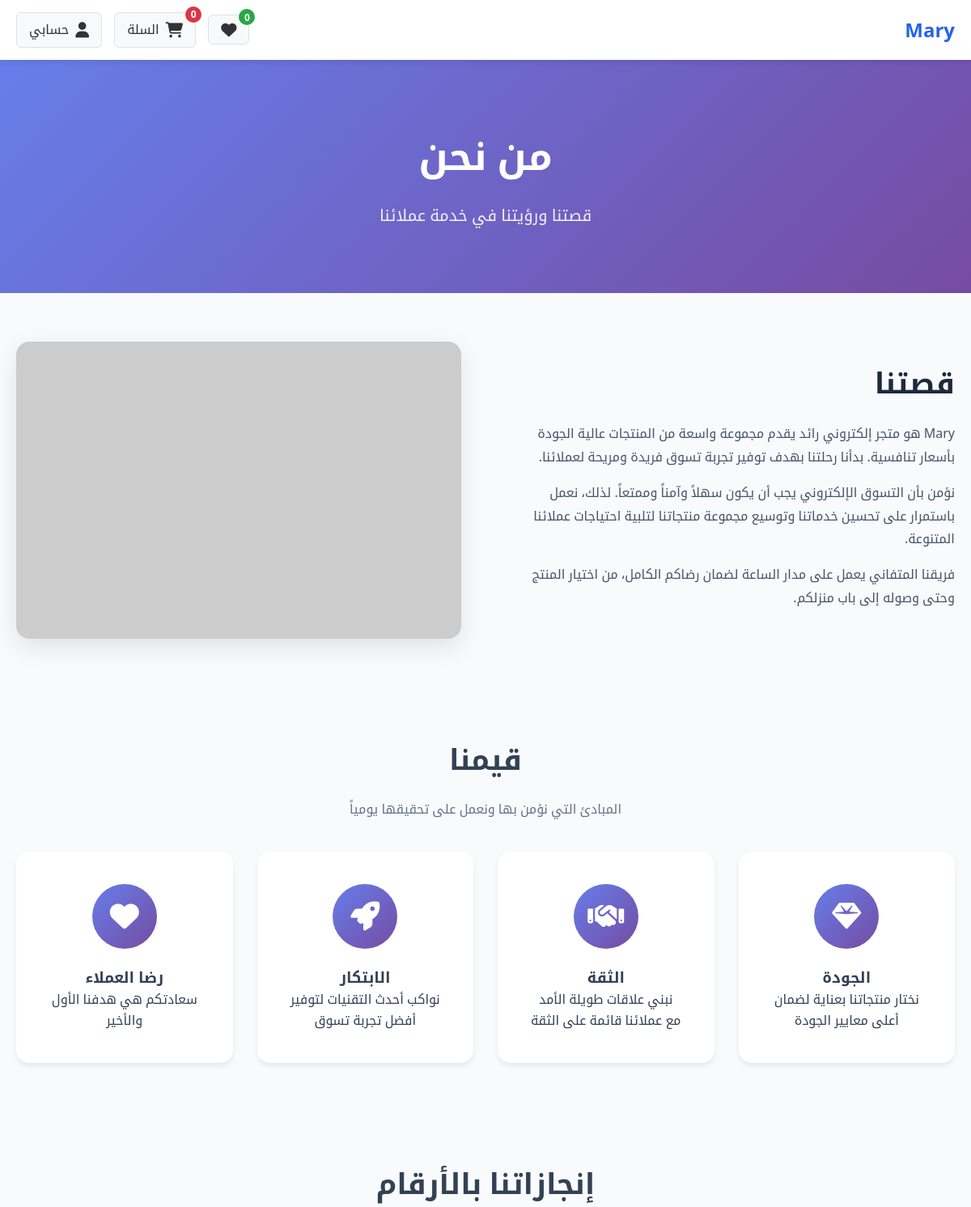
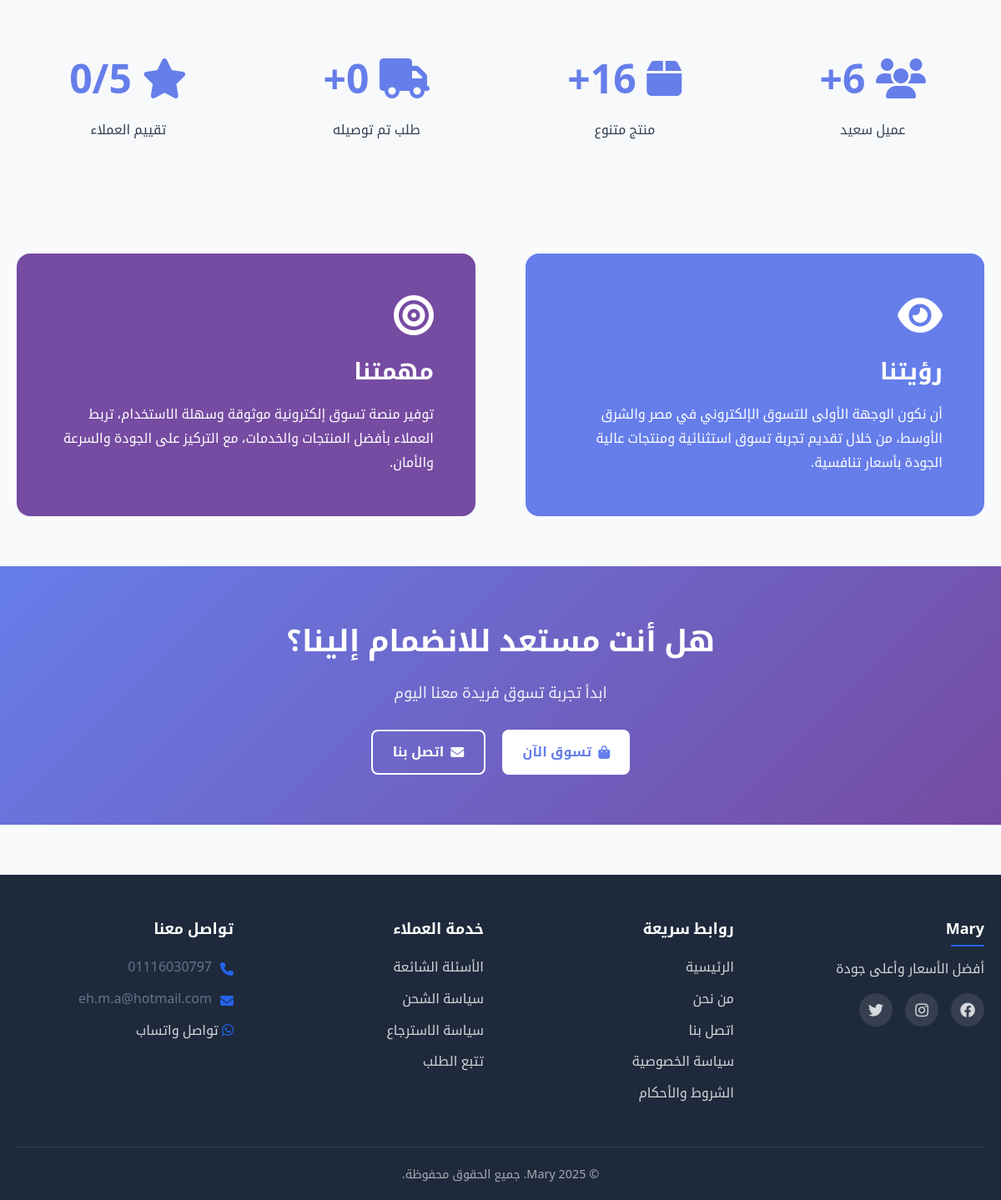
Page /about.php on the committed database (2 pictures, top to bottom).
### tables this page shows
CREATE TABLE `settings` (
  `id` int(11) NOT NULL,
  `setting_key` varchar(100) NOT NULL,
  `setting_value` text DEFAULT NULL,
  `setting_type` enum('text','number','boolean','json') DEFAULT 'text',
  `created_at` timestamp NOT NULL DEFAULT current_timestamp(),
  `updated_at` timestamp NOT NULL DEFAULT current_timestamp() ON UPDATE current_timestamp()
);

### functions.php (called while the page is built, shortened)
<?php
require_once 'config.php';
function getCartCount() {
    $count = 0;
    return $count;
}
if (!function_exists('getSetting')) {
    function getSetting($key, $default = '') {
        global $pdo;
        try {
            $stmt = $pdo->prepare("SELECT setting_value FROM settings WHERE setting_key = ?");
            $stmt->execute([$key]);
            $result = $stmt->fetchColumn();
            return $result !== false ? $result : $default;
        } catch (Exception $e) {
            return $default;
        }
    }
}
function getWishlistCount() {
    if (!isset($_SESSION['customer_id'])) {
        return 0;
    }
    global $pdo;
    $stmt = $pdo->prepare("SELECT COUNT(*) FROM wishlists WHERE customer_id = ?");
    $stmt->execute([$_SESSION['customer_id']]);
    return $stmt->fetchColumn();
}
 ?>

### about.php (the view, shortened to what this page needs)
<?php
require_once 'functions.php';
$storeName = getSetting('store_name', 'متجر إلكتروني');
$cartCount = getCartCount();
$storeDescription = getSetting('store_description', '');
global $pdo;
$stmt = $pdo->query("SELECT COUNT(DISTINCT id) as count FROM customers");
$happyCustomers = $stmt->fetchColumn() ?: 0;
$stmt = $pdo->query("SELECT COUNT(id) as count FROM products WHERE is_active = 1");
$diverseProducts = $stmt->fetchColumn() ?: 0;
$stmt = $pdo->query("SELECT COUNT(id) as count FROM orders WHERE status = 'delivered'");
$deliveredOrders = $stmt->fetchColumn() ?: 0;
$stmt = $pdo->query("SELECT AVG(rating_avg) as avg FROM products WHERE rating_count > 0");
$avgRating = round($stmt->fetchColumn() ?: 0, 1);
?>
<!DOCTYPE html>
<html lang="ar" dir="rtl">
<head>
    <link rel="stylesheet" href="assets/css/styles.css">
    <link rel="stylesheet" href="https://cdnjs.cloudflare.com/ajax/libs/font-awesome/6.4.0/css/all.min.css">
</head>
<body>
    <header class="site-header">
        <div class="container">
            <div class="header-content">
                <div class="logo">
                    <a href="index.php">
                        <h1><?= htmlspecialchars($storeName) ?></h1>
                    </a>
                </div>
                <div class="header-actions">
                <a href="wishlist.php" class="wishlist-btn">
                    <i class="fas fa-heart"></i>
                    <span class="wishlist-count" id="wishlist-count">
                        <?= getWishlistCount() ?>
                    </span>
                </a>
					<a href="cart.php" class="cart-btn">
                        <i class="fas fa-shopping-cart"></i>
                        <span class="cart-count" id="cart-count"><?= $cartCount ?></span>
                        <span>السلة</span>
                    </a>
                    <a href="account.php" class="user-btn">
                        <i class="fas fa-user"></i>
                        <span>حسابي</span>
                    </a>
                </div>
            </div>
        </div>
    </header>
    <section class="about-hero">
        <div class="container">
            <h1>من نحن</h1>
            <p style="font-size: 20px; opacity: 0.9;">قصتنا ورؤيتنا في خدمة عملائنا</p>
        </div>
    </section>
    <section class="about-section">
        <div class="container">
            <div class="about-content">
                <div class="about-text">
                    <h2>قصتنا</h2>
                    <p>
                        <?= htmlspecialchars($storeName) ?> هو متجر إلكتروني رائد يقدم مجموعة واسعة من المنتجات عالية الجودة
                        بأسعار تنافسية. بدأنا رحلتنا بهدف توفير تجربة تسوق فريدة ومريحة لعملائنا.
                    </p>
                    <p>
                        نؤمن بأن التسوق الإلكتروني يجب أن يكون سهلاً وآمناً وممتعاً. لذلك، نعمل باستمرار على
                        تحسين خدماتنا وتوسيع مجموعة منتجاتنا لتلبية احتياجات عملائنا المتنوعة.
                    </p>
                    <p>
                        فريقنا المتفاني يعمل على مدار الساعة لضمان رضاكم الكامل، من اختيار المنتج وحتى
                        وصوله إلى باب منزلكم.
                    </p>
                </div>
                <div class="about-image">
                    <img src="assets/images/about-store.jpg" alt="متجرنا"
                         onerror="this.src='https://via.placeholder.com/600x400/667eea/ffffff?text=متجرنا'">
                </div>
            </div>
        </div>
    </section>
    <section class="about-section" style="background: #f8fafc;">
        <div class="container">
            <h2 style="text-align: center; font-size: 36px; margin-bottom: 20px;">قيمنا</h2>
            <p style="text-align: center; color: #64748b; margin-bottom: 40px;">
                المبادئ التي نؤمن بها ونعمل على تحقيقها يومياً
            </p>
            <div class="values-grid">
                <div class="value-card">
                    <div class="value-icon">
                        <i class="fas fa-gem"></i>
                    </div>
                    <h3>الجودة</h3>
                    <p>نختار منتجاتنا بعناية لضمان أعلى معايير الجودة</p>
                </div>
                <div class="value-card">
                    <div class="value-icon">
                        <i class="fas fa-handshake"></i>
                    </div>
                    <h3>الثقة</h3>
                    <p>نبني علاقات طويلة الأمد مع عملائنا قائمة على الثقة</p>
                </div>
                <div class="value-card">
                    <div class="value-icon">
                        <i class="fas fa-rocket"></i>
                    </div>
                    <h3>الابتكار</h3>
                    <p>نواكب أحدث التقنيات لتوفير أفضل تجربة تسوق</p>
                </div>
                <div class="value-card">
                    <div class="value-icon">
                        <i class="fas fa-heart"></i>
                    </div>
                    <h3>رضا العملاء</h3>
                    <p>سعادتكم هي هدفنا الأول والأخير</p>
                </div>
            </div>
        </div>
    </section>
    <section class="stats-section">
        <div class="container">
            <h2 style="text-align: center; font-size: 36px; margin-bottom: 40px;">إنجازاتنا بالأرقام</h2>
            <div class="stats-grid">
                <div class="stat-item">
                    <h3><i class="fas fa-users"></i> <?= number_format($happyCustomers) ?>+</h3>
                    <p>عميل سعيد</p>
                </div>
                <div class="stat-item">
                    <h3><i class="fas fa-box"></i> <?= number_format($diverseProducts) ?>+</h3>
                    <p>منتج متنوع</p>
                </div>
                <div class="stat-item">
                    <h3><i class="fas fa-truck"></i> <?= number_format($deliveredOrders) ?>+</h3>
                    <p>طلب تم توصيله</p>
                </div>
                <div class="stat-item">
                    <h3><i class="fas fa-star"></i> <?= $avgRating ?>/5</h3>
                    <p>تقييم العملاء</p>
                </div>
            </div>
        </div>
    </section>
    <section class="about-section">
        <div class="container">
            <div class="about-content" style="grid-template-columns: 1fr 1fr;">
                <div style="background: #667eea; color: #fff; padding: 50px; border-radius: 16px;">
                    <i class="fas fa-eye" style="font-size: 48px; margin-bottom: 20px;"></i>
                    <h3 style="font-size: 28px; margin-bottom: 15px;">رؤيتنا</h3>
                    <p style="line-height: 1.8;">
                        أن نكون الوجهة الأولى للتسوق الإلكتروني في مصر والشرق الأوسط،
                        من خلال تقديم تجربة تسوق استثنائية ومنتجات عالية الجودة بأسعار تنافسية.
                    </p>
                </div>
                <div style="background: #764ba2; color: #fff; padding: 50px; border-radius: 16px;">
                    <i class="fas fa-bullseye" style="font-size: 48px; margin-bottom: 20px;"></i>
                    <h3 style="font-size: 28px; margin-bottom: 15px;">مهمتنا</h3>
                    <p style="line-height: 1.8;">
                        توفير منصة تسوق إلكترونية موثوقة وسهلة الاستخدام، تربط العملاء بأفضل المنتجات
                        والخدمات، مع التركيز على الجودة والسرعة والأمان.
                    </p>
                </div>
            </div>
        </div>
    </section>
    <section class="about-section" style="background: linear-gradient(135deg, #667eea 0%, #764ba2 100%); color: #fff; text-align: center;">
        <div class="container">
            <h2 style="font-size: 36px; margin-bottom: 20px;">هل أنت مستعد للانضمام إلينا؟</h2>
            <p style="font-size: 18px; margin-bottom: 30px; opacity: 0.9;">
                ابدأ تجربة تسوق فريدة معنا اليوم
            </p>
            <div style="display: flex; gap: 20px; justify-content: center;">
                <a href="index.php" class="btn btn-primary" style="background: #fff; color: #667eea;">
                    <i class="fas fa-shopping-bag"></i> تسوق الآن
                </a>
                <a href="contact.php" class="btn btn-secondary" style="background: transparent; border: 2px solid #fff;">
                    <i class="fas fa-envelope"></i> اتصل بنا
                </a>
            </div>
        </div>
    </section>
    <footer class="site-footer">
        <div class="container">
            <div class="footer-content">
                <div class="footer-section">
                    <h3><?= htmlspecialchars($storeName) ?></h3>
                    <p><?= htmlspecialchars($storeDescription) ?></p>
                    <div class="social-links">
                        <?php if ($fb = getSetting('facebook_url')): ?>
                            <a href="<?= htmlspecialchars($fb) ?>" target="_blank"><i class="fab fa-facebook"></i></a>
                        <?php endif; ?>
                        <?php if ($ig = getSetting('instagram_url')): ?>
                            <a href="<?= htmlspecialchars($ig) ?>" target="_blank"><i class="fab fa-instagram"></i></a>
                        <?php endif; ?>
                        <?php if ($tw = getSetting('twitter_url')): ?>
                            <a href="<?= htmlspecialchars($tw) ?>" target="_blank"><i class="fab fa-twitter"></i></a>
                        <?php endif; ?>
                    </div>
                </div>
                <div class="footer-section">
                    <h4>روابط سريعة</h4>
                    <ul>
                        <li><a href="index.php">الرئيسية</a></li>
                        <li><a href="about.php">من نحن</a></li>
                        <li><a href="contact.php">اتصل بنا</a></li>
                        <li><a href="privacy.php">سياسة الخصوصية</a></li>
                        <li><a href="terms.php">الشروط والأحكام</a></li>
                    </ul>
                </div>
                <div class="footer-section">
                    <h4>خدمة العملاء</h4>
                    <ul>
                        <li><a href="faq.php">الأسئلة الشائعة</a></li>
                        <li><a href="shipping.php">سياسة الشحن</a></li>
                        <li><a href="returns.php">سياسة الاسترجاع</a></li>
                        <li><a href="track.php">تتبع الطلب</a></li>
                    </ul>
                </div>
                <div class="footer-section">
                    <h4>تواصل معنا</h4>
                    <ul class="contact-info">
                        <li><i class="fas fa-phone"></i> <?= getSetting('store_phone', '') ?></li>
                        <li><i class="fas fa-envelope"></i> <?= getSetting('store_email', '') ?></li>
                        <?php if ($whatsapp = getSetting('whatsapp_number')): ?>
                            <li>
                                <a href="https://wa.me/<?= $whatsapp ?>" target="_blank">
                                    <i class="fab fa-whatsapp"></i> تواصل واتساب
                                </a>
                            </li>
                        <?php endif; ?>
                    </ul>
                </div>
            </div>
            <div class="footer-bottom">
                <p>&copy; <?= date('Y') ?> <?= htmlspecialchars($storeName) ?>. جميع الحقوق محفوظة.</p>
            </div>
        </div>
    </footer>
</body>
</html>

### about.php (style rules this page uses)
.about-hero { background: linear-gradient(135deg, #667eea 0%, #764ba2 100%); color: #fff; padding: 80px 0; text-align: center; }
.about-hero h1 { font-size: 48px; margin-bottom: 20px; }
.about-section { padding: 60px 0; }
.about-content { display: grid; grid-template-columns: 1fr 1fr; gap: 60px; align-items: center; }
.about-text h2 { font-size: 36px; margin-bottom: 20px; color: #1e293b; }
.about-text p { line-height: 1.8; color: #475569; margin-bottom: 15px; }
.about-image img { width: 100%; border-radius: 16px; box-shadow: 0 10px 30px rgba(0,0,0,0.1); }
.values-grid { display: grid; grid-template-columns: repeat(auto-fit, minmax(250px, 1fr)); gap: 30px; margin-top: 40px; }
.value-card { background: #fff; padding: 40px; border-radius: 16px; text-align: center; box-shadow: 0 4px 6px rgba(0,0,0,0.07); transition: transform 0.3s; }
.value-icon { width: 80px; height: 80px; background: linear-gradient(135deg, #667eea 0%, #764ba2 100%); border-radius: 50%; display: flex; align-items: center; justify-content: center; font-size: 36px; color: #fff; margin: 0 auto 20px; }
.stats-section { background: #f8fafc; padding: 60px 0; }
.stats-grid { display: grid; grid-template-columns: repeat(auto-fit, minmax(200px, 1fr)); gap: 30px; text-align: center; }
.stat-item h3 { font-size: 48px; color: #667eea; margin-bottom: 10px; }

### rows in the picture
settings: setting_value "Mary"
settings: setting_value "أفضل الأسعار وأعلى جودة"
settings: setting_value "01116030797"
settings: setting_value "eh.m.a@hotmail.com"

### other values in the picture
getWishlistCount() "0"
$cartCount "0"
$happyCustomers "6"
$diverseProducts "16"
$deliveredOrders "0"
$avgRating "0"
